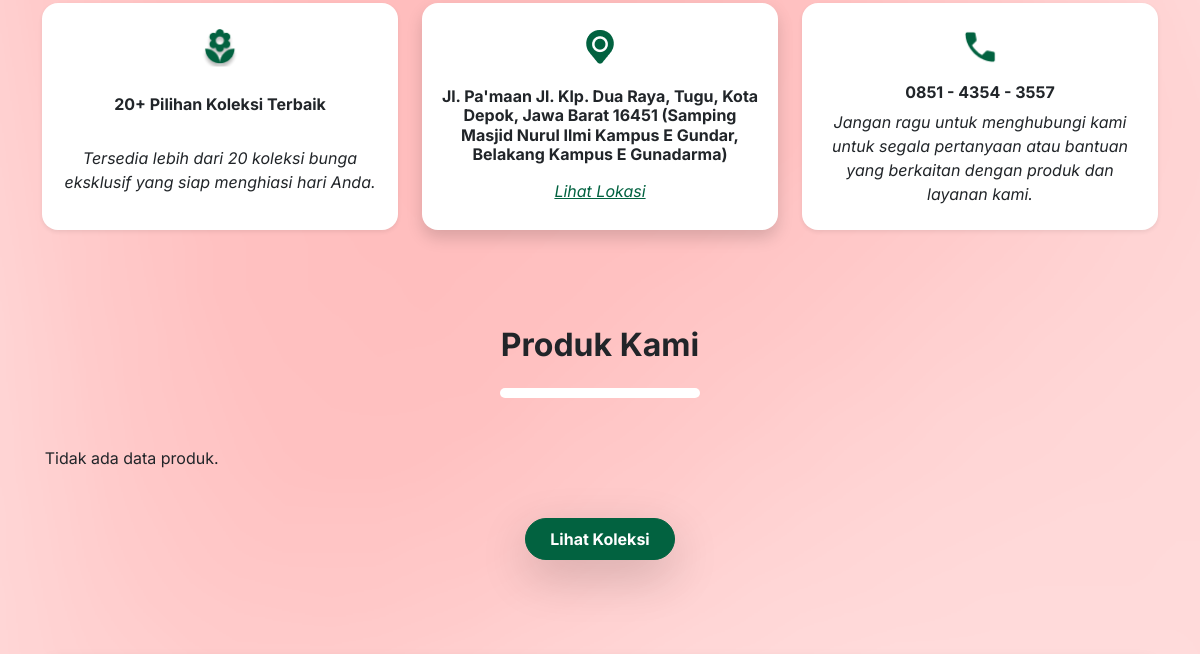
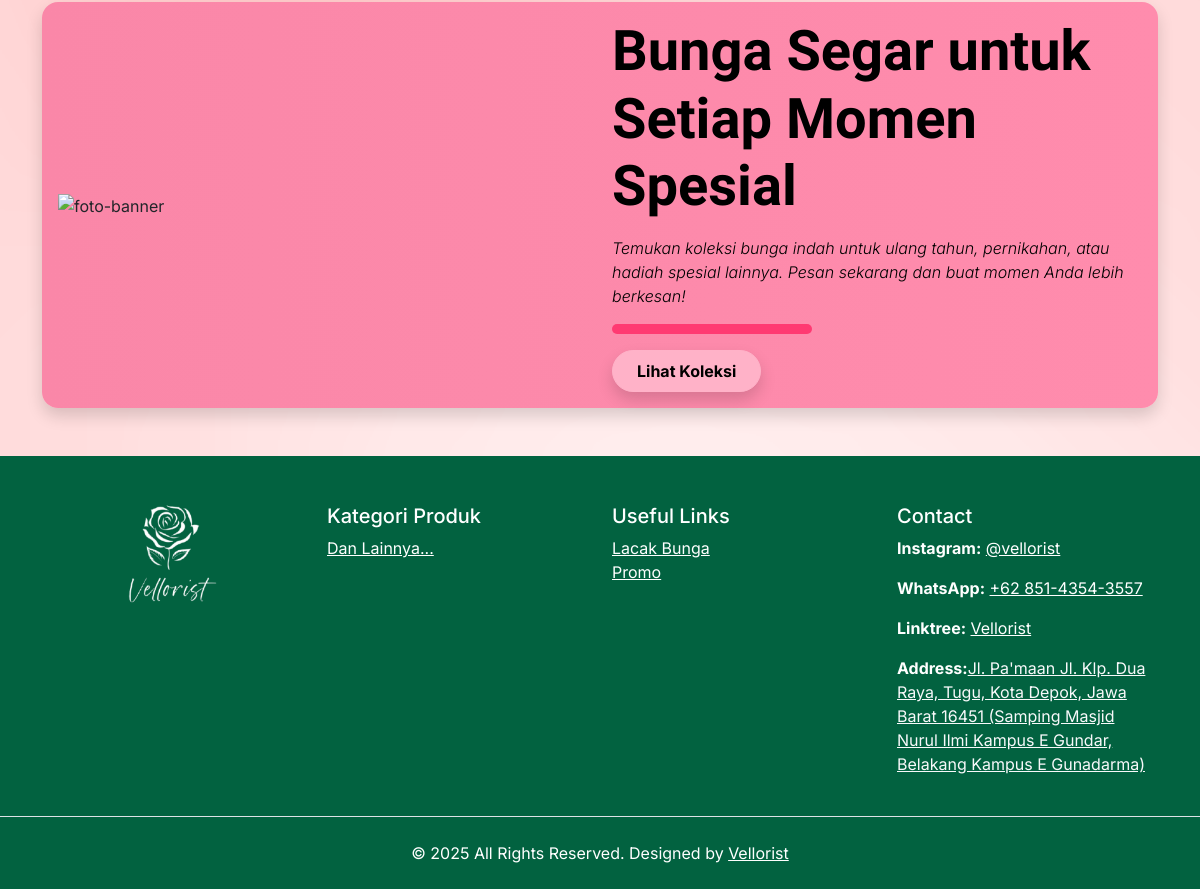
/ (lower part), run on an earlier commit of the app's database (2 pictures, top to bottom).
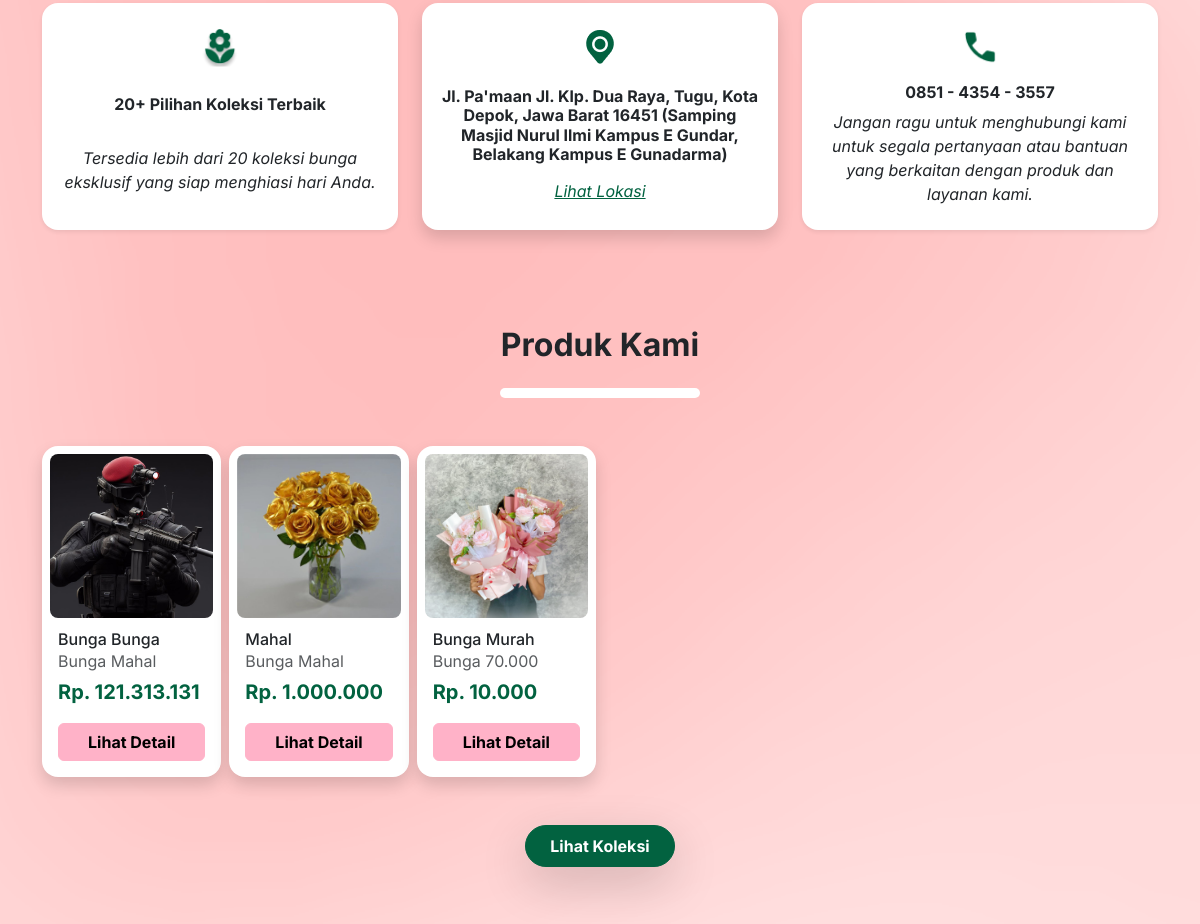
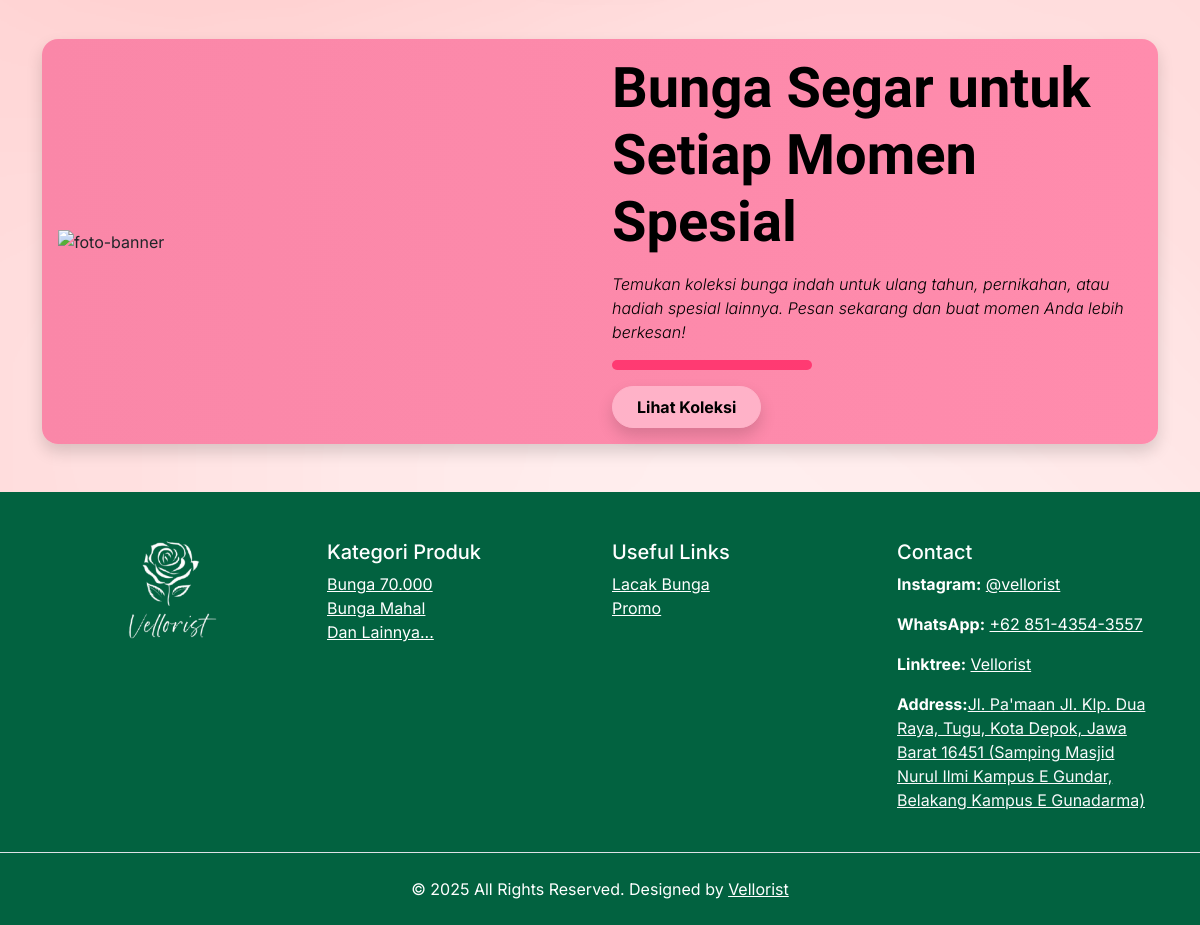
And on a later commit of the database (2 pictures, top to bottom).
### tables this page shows
CREATE TABLE `produk` (
  `id_produk` int(11) NOT NULL,
  `nama_produk` varchar(100) NOT NULL,
  `harga_produk` int(11) NOT NULL,
  `deskripsi_produk` text NOT NULL,
  `foto_produk` text NOT NULL,
  `id_kategori` int(11) NOT NULL
);

CREATE TABLE `kategori_produk` (
  `id_kategori` int(11) NOT NULL,
  `nama_kategori` varchar(50) NOT NULL
);

### app/config.php (called while the page is built, shortened)
<?php
$url = 'http://localhost/vellorist-web';

### app/footer.php (called while the page is built)
<?php
function getFooters($conn)
{
    $query = "SELECT * FROM kategori_produk LIMIT 5";
    $result = $conn->query($query);
    if ($result && $result->num_rows > 0) {
        return $result->fetch_all(MYSQLI_ASSOC);
    }
    return [];
}
$footer = getFooters($conn);

### index.php (the view, shortened to what the changed rows need)
<?php
include "./app/config.php";
include "./app/footer.php";
function getProducts($conn)
{
    $query = "
        SELECT
            produk.*,
            kategori_produk.nama_kategori
        FROM produk
        JOIN kategori_produk ON produk.id_kategori = kategori_produk.id_kategori
        ORDER BY RAND()
        LIMIT 6
    ";
    $result = $conn->query($query);
    if ($result && $result->num_rows > 0) {
        return $result->fetch_all(MYSQLI_ASSOC);
    }
    return [];
}
$produkList = getProducts($conn);
?>
<!DOCTYPE html>
<html lang="id">
<head>
    <link rel="stylesheet" href="<?= $url ?>/css/main.css">
    <link rel="stylesheet" href="<?= $url ?>/css/style.css">
    <link rel="stylesheet" href="<?= $url ?>/css/all.css">
</head>
<body>
    <div class="content-wrapper">
        <section class="py-5" id="produk">
            <div class="container">
                <div class="mb-5 text-center d-flex flex-column justify-content-center align-items-center gap-3">
                    <h2 class="fw-bold">Produk Kami</h2>
                </div>
                <div class="row row-cols-2 row-cols-md-3 row-cols-lg-6 g-2">
                    <?php if (!empty($produkList)) : ?>
                        <?php foreach ($produkList as $produk) : ?>
                            <div class="col">
                                <div class="card shadow border-0 h-100 rounded-4">
                                    <div class="m-2 rounded-3 overflow-hidden">
                                        <img
                                            src="<?= $url ?>/assets/uploads/<?= $produk['foto_produk'] ?>"
                                            alt="Gambar produk <?= htmlspecialchars($produk['nama_produk']) ?>"
                                            class="w-100 h-100"
                                            style="object-fit: cover;">
                                    </div>
                                    <div class="card-body d-flex flex-column justify-content-between my-0 pt-1">
                                        <h6 class="card-title my-0 text-truncate"
                                            title="<?= htmlspecialchars($produk['nama_produk']) ?>">
                                            <?= htmlspecialchars($produk['nama_produk']) ?>
                                        </h6>
                                        <p class="card-text text-muted mb-1">
                                            <?= $produk['nama_kategori'] ?>
                                        </p>
                                        <p class="card-text text-primary mb-3 fs-12"
                                            title="Rp. <?= number_format($produk['harga_produk'], 0, '', '.') ?>">
                                            <strong>Rp. <?= number_format($produk['harga_produk'], 0, '', '.') ?></strong>
                                        </p>
                                        <a href="<?= $url ?>/produk/detail/index.php?id=<?= $produk['id_produk'] ?>"
                                            class="btn btn-secondary fw-bold mt-auto">
                                            Lihat Detail
                                        </a>
                                    </div>
                                </div>
                            </div>
                        <?php endforeach; ?>
                    <?php else : ?>
                        <span colspan="8" class="text-center">Tidak ada data produk.</span>
                    <?php endif; ?>
                </div>
            </div>
        </section>
        <section class="container my-5">
            <div class="rounded-4 shadow p-3 pb-lg-3 pb-4" id="banner">
                <div class="row align-items-center">
                    <div class="col-12 col-md-6">
                        <h1 class="text-black fw-bold fs-3 mb-3">Bunga Segar untuk Setiap Momen Spesial</h1>
                    </div>
                </div>
            </div>
        </section>
        <footer class="bg-primary text-white pt-5">
            <div class="container">
                <div class="row">
                    <div class="col-12 col-md-3 mb-4">
                        <ul class="list-unstyled">
                            <?php foreach ($footer as $kategori) : ?>
                                <li><a href="<?= $url ?>/produk/index.php?kategori=<?= $kategori['id_kategori'] ?>" class="text-white"><?= htmlspecialchars($kategori['nama_kategori']) ?></a></li>
                            <?php endforeach; ?>
                        </ul>
                    </div>
                </div>
            </div>
        </footer>
</body>
</html>

What changed in the data, as far as the page shows it:
added produk: foto_produk (picture), nama_produk "Bunga Bunga", id_kategori.nama_kategori "Bunga Mahal", harga_produk "121.313.131"
added produk: foto_produk (picture), nama_produk "Mahal", id_kategori.nama_kategori "Bunga Mahal", harga_produk "1.000.000"
added produk: foto_produk (picture), nama_produk "Bunga Murah", id_kategori.nama_kategori "Bunga 70.000", harga_produk "10.000"
added kategori_produk: nama_kategori "Bunga 70.000"
added kategori_produk: nama_kategori "Bunga Mahal"
Also different on the page:
text no longer shown: "Tidak ada data produk."
